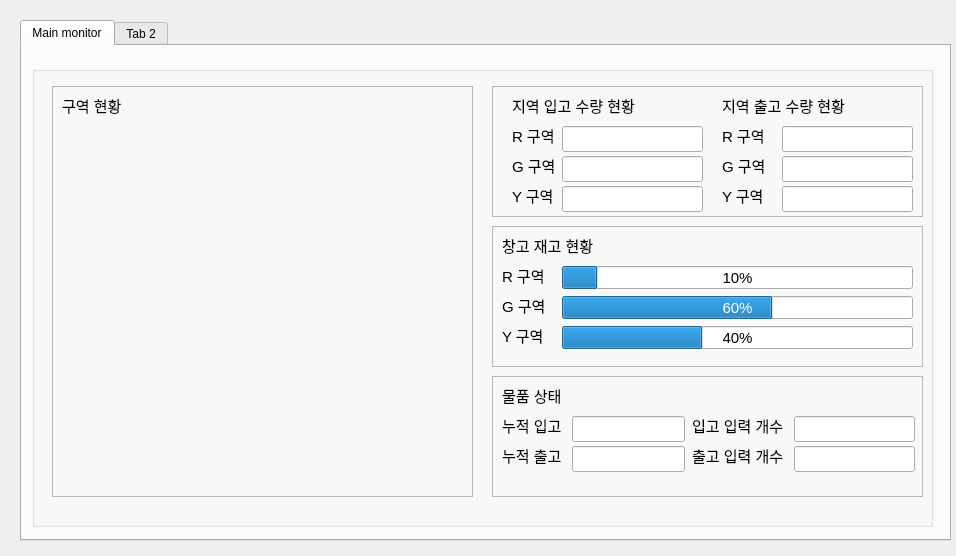
<?xml version="1.0" encoding="UTF-8"?>
<ui version="4.0">
 <class>Dialog</class>
 <widget class="QDialog" name="Dialog">
  <property name="geometry">
   <rect>
    <x>0</x>
    <y>0</y>
    <width>956</width>
    <height>556</height>
   </rect>
  </property>
  <property name="windowTitle">
   <string>Dialog</string>
  </property>
  <widget class="QTabWidget" name="tabWidget">
   <property name="geometry">
    <rect>
     <x>20</x>
     <y>20</y>
     <width>931</width>
     <height>521</height>
    </rect>
   </property>
   <property name="currentIndex">
    <number>0</number>
   </property>
   <widget class="QWidget" name="tab">
    <property name="font">
     <font>
      <pointsize>11</pointsize>
     </font>
    </property>
    <attribute name="title">
     <string>Main monitor</string>
    </attribute>
    <widget class="QGroupBox" name="groupBox">
     <property name="geometry">
      <rect>
       <x>10</x>
       <y>20</y>
       <width>901</width>
       <height>461</height>
      </rect>
     </property>
     <property name="title">
      <string/>
     </property>
     <widget class="QFrame" name="frame">
      <property name="geometry">
       <rect>
        <x>460</x>
        <y>310</y>
        <width>431</width>
        <height>121</height>
       </rect>
      </property>
      <property name="frameShape">
       <enum>QFrame::StyledPanel</enum>
      </property>
      <property name="frameShadow">
       <enum>QFrame::Raised</enum>
      </property>
      <widget class="QLabel" name="label">
       <property name="geometry">
        <rect>
         <x>10</x>
         <y>10</y>
         <width>81</width>
         <height>19</height>
        </rect>
       </property>
       <property name="text">
        <string>물품 상태</string>
       </property>
      </widget>
      <widget class="QLabel" name="label_2">
       <property name="geometry">
        <rect>
         <x>10</x>
         <y>40</y>
         <width>101</width>
         <height>19</height>
        </rect>
       </property>
       <property name="text">
        <string>누적 입고</string>
       </property>
      </widget>
      <widget class="QLabel" name="label_3">
       <property name="geometry">
        <rect>
         <x>10</x>
         <y>70</y>
         <width>81</width>
         <height>19</height>
        </rect>
       </property>
       <property name="text">
        <string>누적 출고</string>
       </property>
      </widget>
      <widget class="QLabel" name="label_17">
       <property name="geometry">
        <rect>
         <x>200</x>
         <y>40</y>
         <width>101</width>
         <height>19</height>
        </rect>
       </property>
       <property name="text">
        <string>입고 입력 개수</string>
       </property>
      </widget>
      <widget class="QLabel" name="label_18">
       <property name="geometry">
        <rect>
         <x>200</x>
         <y>70</y>
         <width>101</width>
         <height>19</height>
        </rect>
       </property>
       <property name="text">
        <string>출고 입력 개수</string>
       </property>
      </widget>
      <widget class="QLineEdit" name="acc_receive_count">
       <property name="geometry">
        <rect>
         <x>80</x>
         <y>40</y>
         <width>113</width>
         <height>26</height>
        </rect>
       </property>
       <property name="readOnly">
        <bool>true</bool>
       </property>
      </widget>
      <widget class="QLineEdit" name="acc_ship_count">
       <property name="geometry">
        <rect>
         <x>80</x>
         <y>70</y>
         <width>113</width>
         <height>26</height>
        </rect>
       </property>
       <property name="readOnly">
        <bool>true</bool>
       </property>
      </widget>
      <widget class="QLineEdit" name="inut_ship_count">
       <property name="geometry">
        <rect>
         <x>302</x>
         <y>70</y>
         <width>121</width>
         <height>26</height>
        </rect>
       </property>
       <property name="readOnly">
        <bool>true</bool>
       </property>
      </widget>
      <widget class="QLineEdit" name="input_receive_count">
       <property name="geometry">
        <rect>
         <x>302</x>
         <y>40</y>
         <width>121</width>
         <height>26</height>
        </rect>
       </property>
       <property name="readOnly">
        <bool>true</bool>
       </property>
      </widget>
     </widget>
     <widget class="QFrame" name="frame_2">
      <property name="geometry">
       <rect>
        <x>460</x>
        <y>20</y>
        <width>431</width>
        <height>131</height>
       </rect>
      </property>
      <property name="frameShape">
       <enum>QFrame::StyledPanel</enum>
      </property>
      <property name="frameShadow">
       <enum>QFrame::Raised</enum>
      </property>
      <widget class="QLabel" name="label_4">
       <property name="geometry">
        <rect>
         <x>20</x>
         <y>10</y>
         <width>131</width>
         <height>19</height>
        </rect>
       </property>
       <property name="text">
        <string>지역 입고 수량 현황</string>
       </property>
      </widget>
      <widget class="QLabel" name="label_5">
       <property name="geometry">
        <rect>
         <x>20</x>
         <y>40</y>
         <width>61</width>
         <height>19</height>
        </rect>
       </property>
       <property name="text">
        <string>R 구역</string>
       </property>
      </widget>
      <widget class="QLabel" name="label_6">
       <property name="geometry">
        <rect>
         <x>20</x>
         <y>70</y>
         <width>61</width>
         <height>19</height>
        </rect>
       </property>
       <property name="text">
        <string>G 구역</string>
       </property>
      </widget>
      <widget class="QLabel" name="label_7">
       <property name="geometry">
        <rect>
         <x>20</x>
         <y>100</y>
         <width>51</width>
         <height>19</height>
        </rect>
       </property>
       <property name="text">
        <string>Y 구역</string>
       </property>
      </widget>
      <widget class="QLabel" name="label_8">
       <property name="geometry">
        <rect>
         <x>230</x>
         <y>10</y>
         <width>131</width>
         <height>19</height>
        </rect>
       </property>
       <property name="text">
        <string>지역 출고 수량 현황</string>
       </property>
      </widget>
      <widget class="QLabel" name="label_9">
       <property name="geometry">
        <rect>
         <x>230</x>
         <y>70</y>
         <width>131</width>
         <height>19</height>
        </rect>
       </property>
       <property name="text">
        <string>G 구역</string>
       </property>
      </widget>
      <widget class="QLabel" name="label_10">
       <property name="geometry">
        <rect>
         <x>230</x>
         <y>40</y>
         <width>131</width>
         <height>19</height>
        </rect>
       </property>
       <property name="text">
        <string>R 구역</string>
       </property>
      </widget>
      <widget class="QLabel" name="label_11">
       <property name="geometry">
        <rect>
         <x>230</x>
         <y>100</y>
         <width>131</width>
         <height>19</height>
        </rect>
       </property>
       <property name="text">
        <string>Y 구역</string>
       </property>
      </widget>
      <widget class="QLineEdit" name="receive_count_r">
       <property name="geometry">
        <rect>
         <x>70</x>
         <y>40</y>
         <width>141</width>
         <height>26</height>
        </rect>
       </property>
       <property name="readOnly">
        <bool>true</bool>
       </property>
      </widget>
      <widget class="QLineEdit" name="receive_count_g">
       <property name="geometry">
        <rect>
         <x>70</x>
         <y>70</y>
         <width>141</width>
         <height>26</height>
        </rect>
       </property>
       <property name="readOnly">
        <bool>true</bool>
       </property>
      </widget>
      <widget class="QLineEdit" name="receive_count_y">
       <property name="geometry">
        <rect>
         <x>70</x>
         <y>100</y>
         <width>141</width>
         <height>26</height>
        </rect>
       </property>
       <property name="readOnly">
        <bool>true</bool>
       </property>
      </widget>
      <widget class="QLineEdit" name="ship_count_g">
       <property name="geometry">
        <rect>
         <x>290</x>
         <y>70</y>
         <width>131</width>
         <height>26</height>
        </rect>
       </property>
       <property name="readOnly">
        <bool>true</bool>
       </property>
      </widget>
      <widget class="QLineEdit" name="ship_count_r">
       <property name="geometry">
        <rect>
         <x>290</x>
         <y>40</y>
         <width>131</width>
         <height>26</height>
        </rect>
       </property>
       <property name="readOnly">
        <bool>true</bool>
       </property>
      </widget>
      <widget class="QLineEdit" name="ship_count_y">
       <property name="geometry">
        <rect>
         <x>290</x>
         <y>100</y>
         <width>131</width>
         <height>26</height>
        </rect>
       </property>
       <property name="readOnly">
        <bool>true</bool>
       </property>
      </widget>
     </widget>
     <widget class="QFrame" name="frame_3">
      <property name="geometry">
       <rect>
        <x>460</x>
        <y>160</y>
        <width>431</width>
        <height>141</height>
       </rect>
      </property>
      <property name="frameShape">
       <enum>QFrame::StyledPanel</enum>
      </property>
      <property name="frameShadow">
       <enum>QFrame::Raised</enum>
      </property>
      <widget class="QProgressBar" name="stock_count_r">
       <property name="geometry">
        <rect>
         <x>70</x>
         <y>40</y>
         <width>351</width>
         <height>23</height>
        </rect>
       </property>
       <property name="value">
        <number>10</number>
       </property>
      </widget>
      <widget class="QProgressBar" name="stock_count_g">
       <property name="geometry">
        <rect>
         <x>70</x>
         <y>70</y>
         <width>351</width>
         <height>23</height>
        </rect>
       </property>
       <property name="maximum">
        <number>100</number>
       </property>
       <property name="value">
        <number>60</number>
       </property>
      </widget>
      <widget class="QProgressBar" name="stock_count_y">
       <property name="geometry">
        <rect>
         <x>70</x>
         <y>100</y>
         <width>351</width>
         <height>23</height>
        </rect>
       </property>
       <property name="value">
        <number>40</number>
       </property>
      </widget>
      <widget class="QLabel" name="label_14">
       <property name="geometry">
        <rect>
         <x>10</x>
         <y>40</y>
         <width>66</width>
         <height>19</height>
        </rect>
       </property>
       <property name="text">
        <string>R 구역</string>
       </property>
      </widget>
      <widget class="QLabel" name="label_15">
       <property name="geometry">
        <rect>
         <x>10</x>
         <y>70</y>
         <width>66</width>
         <height>19</height>
        </rect>
       </property>
       <property name="text">
        <string>G 구역</string>
       </property>
      </widget>
      <widget class="QLabel" name="label_16">
       <property name="geometry">
        <rect>
         <x>10</x>
         <y>100</y>
         <width>66</width>
         <height>19</height>
        </rect>
       </property>
       <property name="text">
        <string>Y 구역</string>
       </property>
      </widget>
      <widget class="QLabel" name="label_13">
       <property name="geometry">
        <rect>
         <x>10</x>
         <y>10</y>
         <width>121</width>
         <height>19</height>
        </rect>
       </property>
       <property name="text">
        <string>창고 재고 현황</string>
       </property>
      </widget>
     </widget>
     <widget class="QFrame" name="frame_4">
      <property name="geometry">
       <rect>
        <x>20</x>
        <y>20</y>
        <width>421</width>
        <height>411</height>
       </rect>
      </property>
      <property name="frameShape">
       <enum>QFrame::StyledPanel</enum>
      </property>
      <property name="frameShadow">
       <enum>QFrame::Raised</enum>
      </property>
      <widget class="QLabel" name="label_12">
       <property name="geometry">
        <rect>
         <x>10</x>
         <y>10</y>
         <width>121</width>
         <height>19</height>
        </rect>
       </property>
       <property name="text">
        <string>구역 현황</string>
       </property>
      </widget>
     </widget>
    </widget>
   </widget>
   <widget class="QWidget" name="tab_2">
    <attribute name="title">
     <string>Tab 2</string>
    </attribute>
   </widget>
  </widget>
 </widget>
 <resources/>
 <connections/>
</ui>
